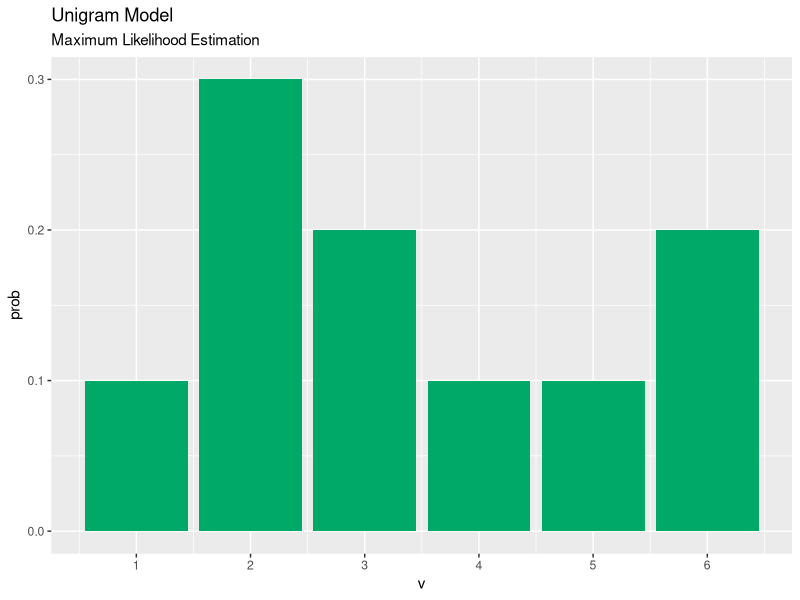
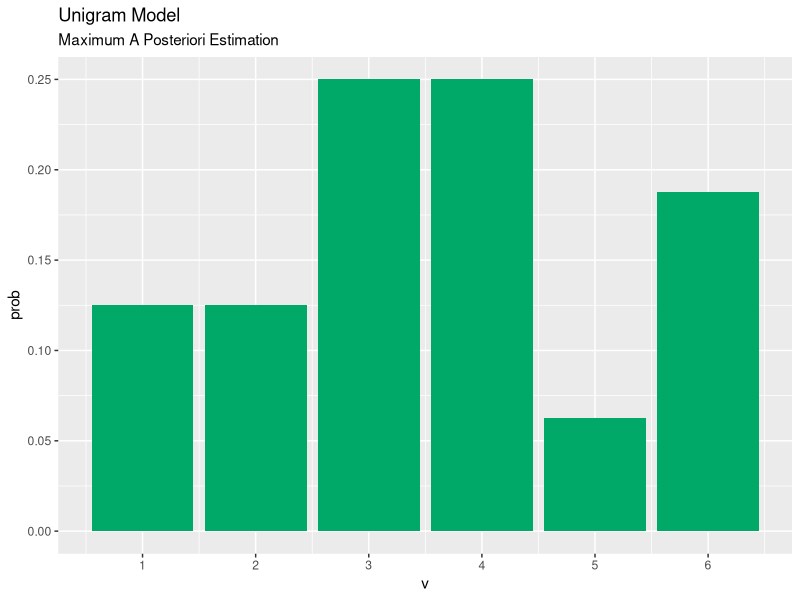
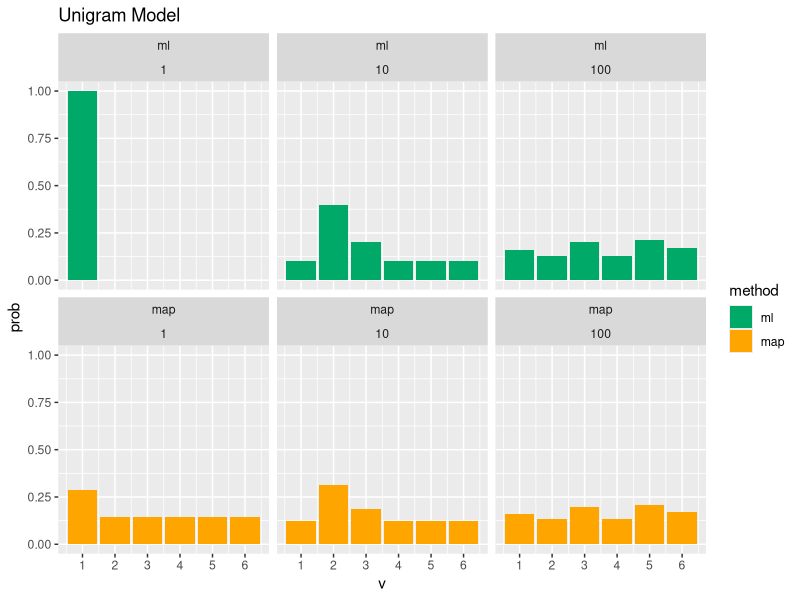
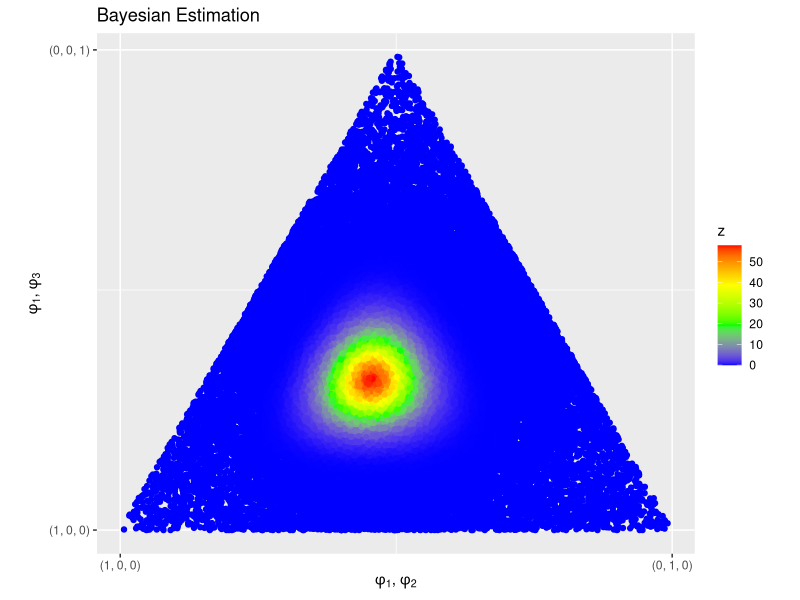
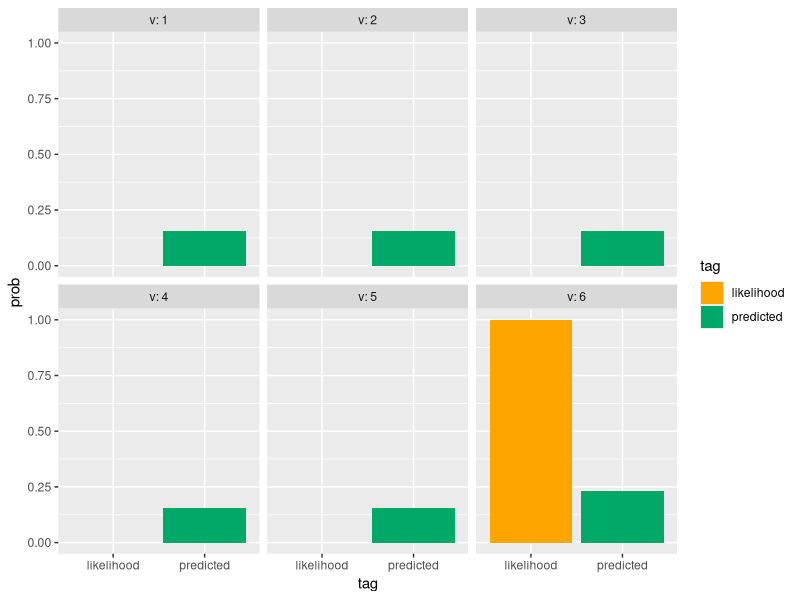
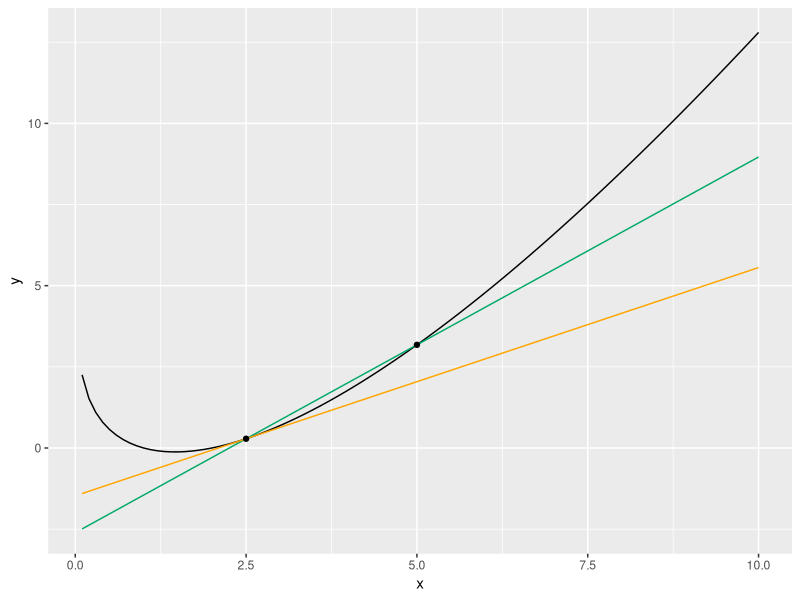

R code for these plots, in order:

# ch2.3 最尤推定 ----------------------------------------------------------------

# 利用パッケージ
library(tidyverse)


# 単語数(サイコロを振る回数)を指定
N_d <- 10

# 語彙数(サイコロの目の数)を指定
V = 6

# 真の単語分布(カテゴリ分布のパラメータ)を指定
phi_turth <- rep(1, V) / V
sum(phi_turth)

# 文書を生成(サイコロを振る)
w_dn <- sample(x = 1:V, size = N_d, replace = TRUE, prob = phi_turth)
w_dn

# 各語彙の出現回数を集計
doc_df1 <- tibble(v = w_dn) %>% 
  group_by(v) %>% # 出目でグループ化
  summarise(N_v = n()) # 出目ごとにカウント

# 出ない目があったとき用の対策
doc_df2 <- tibble(v = 1:V) %>% # 1からVまでの受け皿(行)を作成
  left_join(doc_df1, by = "v") %>% # 結合
  mutate(N_v = replace_na(N_v, 0)) # NAを0に置換

# 最尤推定
ml_df <- doc_df2 %>% 
  mutate(phi_v = N_v / sum(N_v)) # 式(4.2)

# 作図
ggplot(ml_df, aes(x = v, y = phi_v)) + # データ
  geom_bar(stat = "identity", fill = "#00A968") + # 棒グラフ
  scale_x_continuous(breaks = 1:V, labels = 1:V) + # 軸目盛
  labs(title = "Unigram Model", 
       subtitle = "Maximum Likelihood Estimation", 
       y = "prob") # ラベル


# ch2.4 MAP推定 --------------------------------------------------------------

# 利用パッケージ
library(tidyverse)


# 単語数(サイコロを振る回数)を指定
N_d <- 10

# 語彙数(サイコロの目の数)を指定
V = 6

# 真の単語分布(カテゴリ分布のパラメータ)を指定
phi_turth <- rep(1, V) / V
sum(phi_turth)

# 単語分布のパラメータを指定
beta <- 2

# 文書を生成(サイコロを振る)
w_dn <- sample(x = 1:V, size = N_d, replace = TRUE, prob = phi_turth)
w_dn

# 各語彙の出現回数を集計
doc_df1 <- tibble(v = w_dn) %>% 
  group_by(v) %>% # 出目でグループ化
  summarise(N_v = n()) # 出目ごとにカウント

# 出ない目があったとき用の対策
doc_df2 <- tibble(v = 1:V) %>% # 1からVまでの受け皿(行)を作成
  left_join(doc_df1, by = "v") %>% # 結合
  mutate(N_v = replace_na(N_v, 0)) # NAを0に置換


# MAP推定
map_df <- doc_df2 %>% 
  mutate(phi_v = (N_v + beta - 1) / (sum(N_v) + (beta - 1) * V))

# 作図
ggplot(map_df, aes(x = v, y = phi_v)) + # データ
  geom_bar(stat = "identity", fill = "#00A968") + # 棒グラフ
  scale_x_continuous(breaks = 1:V, labels = 1:V) + # 軸目盛
  labs(title = "Unigram Model", 
       subtitle = "Maximum A Posteriori Estimation", 
       y = "prob") # ラベル


# 最尤推定とMAP推定の比較 -----------------------------------------------------------

# 単語数を指定
N_d_vec <- c(1, 10, 100)

# パラメータ生成
res_df <- tibble()
for(i in seq_along(N_d_vec)){
  
  # 文書を生成
  doc_df <- tibble(
    v = sample(x = 1:V, size = N_d_vec[i], replace = TRUE, prob = phi_turth) # 単語を生成
  ) %>% 
    group_by(v) %>% # 語彙ごとにグループ化
    summarise(N_v = n()) %>% # 各語彙の出現回数を集計
    right_join(
      tibble(
        v = 1:V, 
        N = as.factor(N_d_vec[i]) # 作図用のラベル
      ), 
      by = "v"
    ) %>% # 結合
    mutate(N_v = replace_na(N_v, 0)) # NAを0に置換
  
  # 推定
  tmp_df <- doc_df %>% 
    mutate(ml = N_v / sum(N_v)) %>% # 最尤推定:式(2.3)
    mutate(map = (N_v + beta - 1) / (sum(N_v) + (beta - 1) * V)) # MAP推定
  
  # 推定結果を結合
  res_df <- rbind(res_df, tmp_df)
}

# wide型データフレームをlong型に変換
res_df_long <- pivot_longer(
  res_df, 
  cols = c(ml, map), # 変換する列を指定
  names_to = "method", # 現列名を値として格納する列名
  names_ptypes = list(method = factor()), # 現列名を値とする際の型を指定
  values_to = "prob" # 現セルの値を格納する列前
)

# 作図
ggplot(res_df_long, aes(x = v, y = prob, fill = method)) + # データの設定
  geom_bar(stat = "identity") + # 棒グラフ
  facet_wrap(method ~ N, nrow = 2) + # グラフの分割
  #facet_wrap(N ~ method, ncol = 2) + # グラフの分割
  scale_x_continuous(breaks = 1:V, labels = 1:V) + # 軸目盛
  scale_fill_manual(values = c("#00A968", "Orange")) + # 塗りつぶし色
  labs(title = "Unigram Model") # ラベル
  

# chapter2.5 -----------------------------------------------------------------

# 利用パッケージ
library(tidyverse)


# パラメーターの設定
beta  <- 2 # 任意の値を指定する
shake <- 64 # 任意の試行回数を指定する


# サイコロを振る
shake_result1 <- data.frame(w_dn = sample(x = 1:3, size = shake, replace = TRUE)) %>% # サイコロを振る
                 group_by(w_dn) %>%   # 出目でグループ化
                 summarise(N_v = n()) # 出目ごとにカウント

# 出ない目があったとき用の対策
shake_result2 <- left_join(data.frame(w_dn = 1:3), shake_result1, by = "w_dn")
shake_result2$N_v[is.na(shake_result2$N_v)] <- 0 # NAを0に置換


# 散布図用のランダムな値を用意
n_1 <- sample(seq(0, 1, 0.001), 50000, replace = TRUE)
n_2 <- sample(seq(0, 1, 0.001), 50000, replace = TRUE)
n_3 <- sample(seq(0, 1, 0.001), 50000, replace = TRUE)
n <- n_1 + n_2 + n_3 # 和が1となるための処理

# パラメータ：Φ
phi_1 <- n_1 / n
phi_2 <- n_2 / n
phi_3 <- n_3 / n

## ベイズ推定
# Gamma(N + beta * V)
numerator <- lgamma(sum(shake_result2$N_v) + beta * nrow(shake_result2))

# prod_{V=1}^V Gamma(N_v + beta)
denominator <- sum(lgamma(shake_result2$N_v + beta))

# N_v + beta - 1
exponent <- shake_result2$N_v + beta - 1

# phi_v^{`exponent`}
phi_v <- exponent[1] * log(phi_1) + exponent[2] * log(phi_2) + exponent[3] * log(phi_3)

# 作図用のdfを作成
bayesian_result <- data.frame(x = phi_2 + (phi_3 / 2),   # 三角座標への変換処理
                              y = sqrt(3) * (phi_3 / 2), # 三角座標への変換処理
                              z = exp(numerator - denominator + phi_v)) # 推定値

# 描画
ggplot(data = bayesian_result, mapping = aes(x = x, y = y, color = z)) + # データの指定
  geom_point() +                                                         # 散布図
  scale_color_gradientn(colors = c("blue", "green", "yellow", "red")) +  # 色
  scale_x_continuous(breaks = c(0, 1), labels = c("(1, 0, 0)", "(0, 1, 0)")) +    # x軸目盛
  scale_y_continuous(breaks = c(0, 0.87), labels = c("(1, 0, 0)", "(0, 0, 1)")) + # y軸目盛
  coord_fixed(ratio = 1) + # 縦横の比率
  labs(title = "Bayesian Estimation",                         # タイトル
       x = expression(paste(phi[1], ", ", phi[2], sep = "")), # x軸ラベル
       y = expression(paste(phi[1], ", ", phi[3], sep = ""))) # y軸ラベル



# chapter2.6 --------------------------------------------------------------

# 利用パッケージ
library(tidyverse)

# パラメータの指定
beta  <- 2 # 任意の値を指定する
shake <- 1 # 任意の試行回数の指定

# 語彙インデックス：v
v <- 1:6

# サイコロを振る
shake_result1 <- data.frame(w_dn = sample(x = v, size = shake, replace = TRUE)) %>% 
                 group_by(w_dn) %>%   # 出目でグループ化
                 summarise(N_v = n()) # 出目ごとにカウント

# 出ない目があったとき用の対策
shake_result2 <- left_join(data.frame(w_dn = v), shake_result1, by = "w_dn")
shake_result2$N_v[is.na(shake_result2$N_v)] <- 0 # NAを0に置換

# 総単語数：N
N <- sum(shake_result2$N_v)

# 総語彙数：V
V <- length(v)

# ベイズ予測
p_w <- (shake_result2$N_v + beta) / (N + beta * V)

# 作図用のdfを作成
bpd_result <- data.frame(v = v, 
                         likelihood = shake_result2$N_v / N, 
                         predicted = p_w)
bpd_long <- gather(bpd_result, key = "tag", value = "prob", -v)

# 描画
ggplot(data = bpd_long, mapping = aes(x = tag, y = prob, fill = tag)) + # データの指定
  geom_bar(stat = "identity", position = "dodge") +    # 棒グラフ
  ylim(c(0, 1)) +                                      # y軸の最小値・最大値
  scale_fill_manual(values = c("Orange", "#00A968")) + # 色
  facet_wrap( ~ v, labeller = label_both)              # グラフの分割



# chapter2.7 --------------------------------------------------------------

#### 不動点反復法####

# 利用パッケージ
library(tidyverse)


# 対数をとったガンマ関数の曲線
log_Gamma <- tibble(x_logGamma = seq(0.1, 10, 0.1),  # 作図用連続値：x
                    y_logGamma = lgamma(x_logGamma))

# 曲線上の2点
x_points <- c(2.5, 5)        # 曲線上の2点を指定する：x
y_points <- lgamma(x_points) # 曲線上の2点を指定する：y
points <- data.frame(x = x_points, y = y_points)

# 曲線上の2点を結ぶ直線
a_line <- (lgamma(x_points[2]) - lgamma(x_points[1])) / (x_points[2] - x_points[1]) # 傾き：a
b_line <- y_points[1] - a_line * x_points[1]                                        # 切片：b
straight_line <- tibble(x_line = seq(0.1, 10, 0.1),        # 作図用連続値：x
                        y_line = a_line * x_line + b_line)

# 曲線上の点1を通る接線
b_tangent <- y_points[1] - digamma(x_points[1]) * x_points[1] # 切片：b
tangent <- tibble(x_tangent = seq(0.1, 10, 0.1),              # 作図用連続値：x
                  y_tangent = digamma(x_points[1]) * x_tangent + b_tangent)

# 描画
ggplot() + 
  geom_line(data = log_Gamma, mapping = aes(x = x_logGamma, 
                                            y = y_logGamma)) + # 曲線
  geom_line(data = straight_line, mapping = aes(x = x_line, 
                                                y = y_line), color = "#00A968") + # 直線
  geom_line(data = tangent, mapping = aes(x = x_tangent, 
                                          y = y_tangent), color = "Orange") + # 接線
  geom_point(data = points, mapping = aes(x = x, y = y)) + 
  labs(x = "x", y = "y") # ラベル
